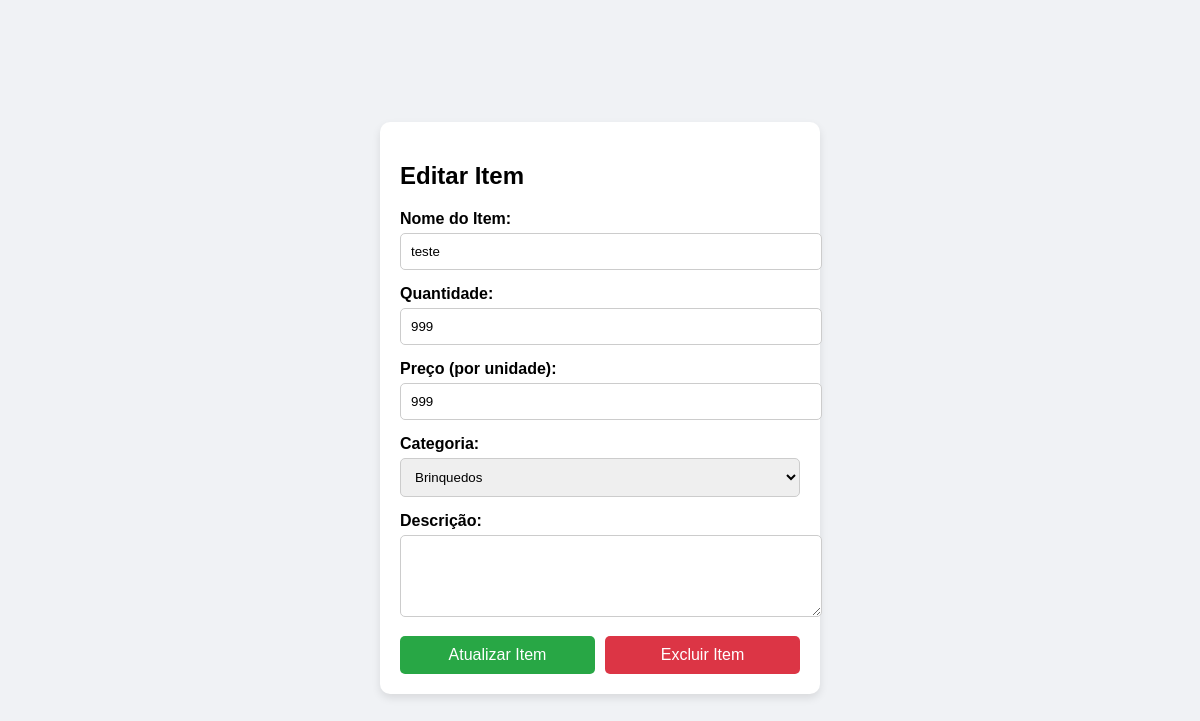
Page /edit_stock/12 on the committed database.
### tables this page shows
CREATE TABLE STOCK (
                        PK_ID INTEGER PRIMARY KEY AUTOINCREMENT, 
                        NOME TEXT, 
                        QUANTIDADE_DISPONIVEL INTEGER, 
                        PRECO INTEGER, 
                        CATEGORIA TEXT,
                        DESCRICAO TEXT 
                                                            );

### app.py (the view)
@app.route("/edit_stock/<int:item_id>", methods=['GET'])
def editar_item(item_id):
    if not checkUser():
        return redirect('/')
    data = db.fetch_data_by_id(item_id)
    data = db.item_to_dic(data)
    return render_template("edit_stock.html", item_data=data)

### app.py (called while the page is built)
def checkUser():
    return True

### db.py (called while the page is built)
def fetch_data_by_id(id: int):
    cur.execute(f"SELECT * FROM STOCK WHERE PK_ID= {id};")
    raw_data = cur.fetchall()
    return (raw_data[0])

def item_to_dic(item):
    dic_data = {    "id":        item[0],
                    "Nome":      item[1],
                    "qnt":       item[2],
                    "preco":     item[3],
                    "categoria": item[4],
                    "descricao": item[5]
                    }
    return dic_data

### templates/edit_stock.html (shortened to what this page needs)
<!DOCTYPE html>
<html lang="pt-BR">
<head>
</head>
<body>
    <div class="form-container">
        <h2>Editar Item</h2>
        <form id="edit-stock-form" action="/update-stock" method="POST">
            <div class="form-group">
                <label for="item-name">Nome do Item:</label>
                <input type="text" id="item-name" name="item-name" value="{{ item_data['Nome'] }}" required>
            </div>
            <div class="form-group">
                <label for="quantity">Quantidade:</label>
                <input type="number" id="quantity" name="quantity" min="0" value="{{ item_data['qnt'] }}" required>
            </div>
            <div class="form-group">
                <label for="price">Preço (por unidade):</label>
                <input type="number" id="price" name="price" step="0.01" value="{{ item_data['preco'] }}" required>
            </div>
            <div class="form-group">
                <label for="category">Categoria:</label>
                <select id="category" name="category">
                    <option value="brinquedos" {% if item_data['categoria'] == 'brinquedos' %}selected{% endif %}>Brinquedos</option>
                </select>
            </div>
            <div class="form-group">
                <label for="description">Descrição:</label>
                <textarea id="description" name="description" rows="4">{{ item_data['descricao'] }}</textarea>
            </div>
            <div class="button-group">
                <button type="submit" class="update-btn">Atualizar Item</button>
                <button type="button" class="delete-btn" onclick="confirmDelete()">Excluir Item</button>
            </div>
        </form>
    </div>
</body>
</html>

### templates/edit_stock.html (style rules this page uses)
body { font-family: Arial, sans-serif; background-color: #f0f2f5; display: flex; justify-content: center; align-items: center; height: 100vh; }
.form-container { width: 400px; padding: 20px; background: #fff; box-shadow: 0 4px 8px rgba(0, 0, 0, 0.1); border-radius: 10px; }
.form-group { margin-bottom: 15px; }
label { font-weight: bold; }
input, textarea, select { width: 100%; padding: 10px; margin-top: 5px; border-radius: 5px; border: 1px solid #ccc; }
.button-group { display: flex; gap: 10px; }
button { flex: 1; padding: 10px; color: #fff; border: none; border-radius: 5px; cursor: pointer; font-size: 16px; }
.update-btn { background-color: #28a745; }
.delete-btn { background-color: #dc3545; }

### rows in the picture
STOCK: item-name "teste", quantity "999", price "999", category "Brinquedos"
